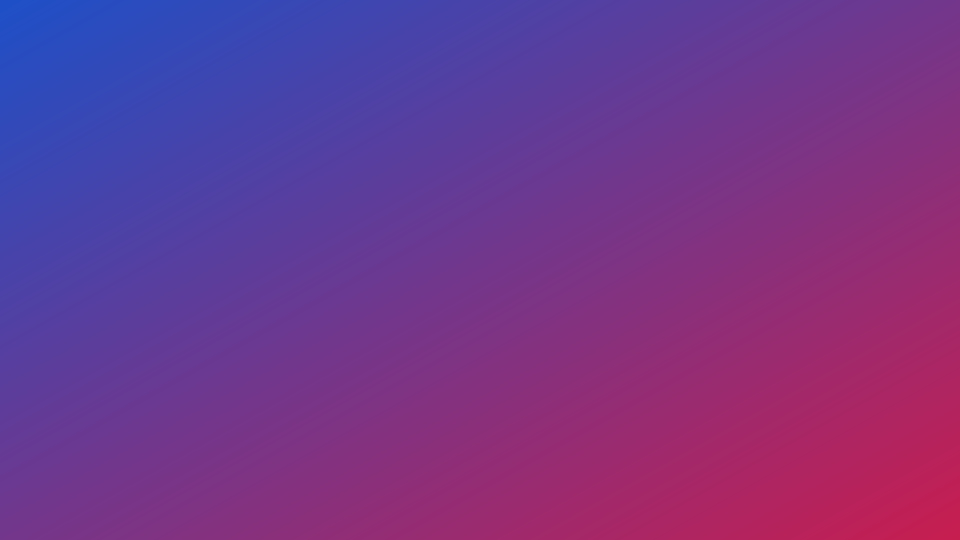
#> input picture tests/fixtures/landscape.jpg, 1920 x 1080 px (shown at 1/2 size)
$ python -i renderer.py   (imports and definitions only)
#> lines starting #> are read from the running program, lines starting #| are printed output that depends on the picture
import logging
from pathlib import Path
from PIL import Image, ImageDraw, ImageFont, ImageFilter, ImageOps
import requests

logger = logging.getLogger(__name__)

# Display geometry
WIDTH = 1200
HEIGHT = 1600
STRIP_HEIGHT = 150

# The 6 physical ink colors of the Waveshare 13.3" Spectra 6 display.
# These are the ACTUAL colors the panel can render — used for palette
# quantization so dithering maps to real ink, not ideal sRGB primaries.
# Slot order matches drivers/epd13in3E.py getbuffer() palette exactly:
#   0=black, 1=white, 2=yellow, 3=red, 4=unused(black), 5=blue, 6=green
_PALETTE_COLORS = [
    (0, 0, 0),        # 0 black
    (255, 255, 255),  # 1 white
    (255, 255, 0),    # 2 yellow
    (255, 0, 0),      # 3 red
    (0, 0, 0),        # 4 unused (maps to black)
    (0, 0, 255),      # 5 blue
    (0, 255, 0),      # 6 green
]


def _make_palette_image():
    pal = Image.new('P', (1, 1))
    flat = []
    for r, g, b in _PALETTE_COLORS:
        flat += [r, g, b]
    flat += [0, 0, 0] * (256 - len(_PALETTE_COLORS))
    pal.putpalette(flat)
    return pal

_PALETTE_IMAGE = _make_palette_image()


# [6 lines left out: function _auto_text_color, not called in this run]


# Cache of rounded (lat, lon) → "City, Country" to avoid repeated Nominatim calls
_geo_cache: dict[str, str] = {}


def _extract_gps(img: Image.Image) -> tuple[float, float] | None:
    """Extract GPS coordinates from PIL image EXIF. Returns (lat, lon) or None."""
    try:
        exif = img.getexif()
        if not exif:
            return None
        gps_ifd = exif.get_ifd(0x8825)  # GPSInfo tag
        if not gps_ifd:
            return None

        # [4 lines left out: function _to_decimal, not called in this run]

        lat = _to_decimal(gps_ifd.get(2, (0, 0, 0)), gps_ifd.get(1, 'N'))
        lon = _to_decimal(gps_ifd.get(4, (0, 0, 0)), gps_ifd.get(3, 'E'))
        if lat == 0.0 and lon == 0.0:
            return None
        return lat, lon
    except Exception:
        return None


# [23 lines left out: function _reverse_geocode, not called in this run]


def _load_font(size: int, bold: bool = False) -> ImageFont.ImageFont:
    """Try common monospace fonts, fall back to Pillow default."""
    candidates = (
        [
            '/usr/share/fonts/truetype/dejavu/DejaVuSansMono-Bold.ttf',
            'DejaVuSansMono-Bold.ttf',
            '/usr/share/fonts/truetype/liberation/LiberationMono-Bold.ttf',
            'LiberationMono-Bold.ttf',
            '/usr/share/fonts/truetype/ubuntu/UbuntuMono-B.ttf',
            'UbuntuMono-B.ttf',
        ] if bold else [
            '/usr/share/fonts/truetype/dejavu/DejaVuSansMono.ttf',
            '/usr/share/fonts/truetype/dejavu/DejaVuSansMono-Bold.ttf',
            'DejaVuSansMono.ttf',
            'DejaVuSansMono-Bold.ttf',
            'cour.ttf',
            'LiberationMono-Regular.ttf',
            'UbuntuMono-R.ttf',
            'FreeMono.ttf',
        ]
    )
    for name in candidates:
        try:
            return ImageFont.truetype(name, size)
        except (IOError, OSError):
            pass
    logger.warning('No TrueType font found, using Pillow default')
    return ImageFont.load_default()


class Renderer:
    WIDTH = WIDTH
    HEIGHT = HEIGHT

    def __init__(self):
        self._last_location: str | None = None

    # ------------------------------------------------------------------ #
    # Public API                                                           #
    # ------------------------------------------------------------------ #

    def render(self, path, strip_data=None, strip_fg=(255, 255, 255), auto_color=False) -> Image.Image:
        """Full pipeline: load → fit → compose → return RGB Image."""
        image = self.load(path)
        sd = dict(strip_data) if strip_data else {}
        if self._last_location:
            sd['location'] = self._last_location
        return self.compose(image, sd, strip_fg=strip_fg, auto_color=auto_color)

    def load(self, path) -> Image.Image:
        """Open image, apply EXIF rotation, extract GPS location, return RGB."""
#> called with path = '../tests/fixtures/landscape.jpg'
        img = Image.open(path)
#> img is the input picture: PIL image 1920x1080 RGB; mean R, G, B 114.5, 54.5, 139.5
        img = ImageOps.exif_transpose(img)  # respect camera orientation
        gps = _extract_gps(img)
        self._last_location = _reverse_geocode(*gps) if gps else None
        return img.convert('RGB')

    def fit_image(self, image: Image.Image) -> Image.Image:
        """Cover-fit to WIDTH x HEIGHT (1200x1600), center crop."""
        target_w, target_h = WIDTH, HEIGHT
        src_w, src_h = image.size
#> src_w = 1920; src_h = 1080

        scale = max(target_w / src_w, target_h / src_h)
#> scale = 1.48
        new_w = round(src_w * scale)
#> new_w = 2844
        new_h = round(src_h * scale)
#> new_h = 1600

        resized = image.resize((new_w, new_h), Image.LANCZOS)

        left = (new_w - target_w) // 2
#> left = 822
        top = (new_h - target_h) // 2
#> top = 0
        return resized.crop((left, top, left + target_w, top + target_h))
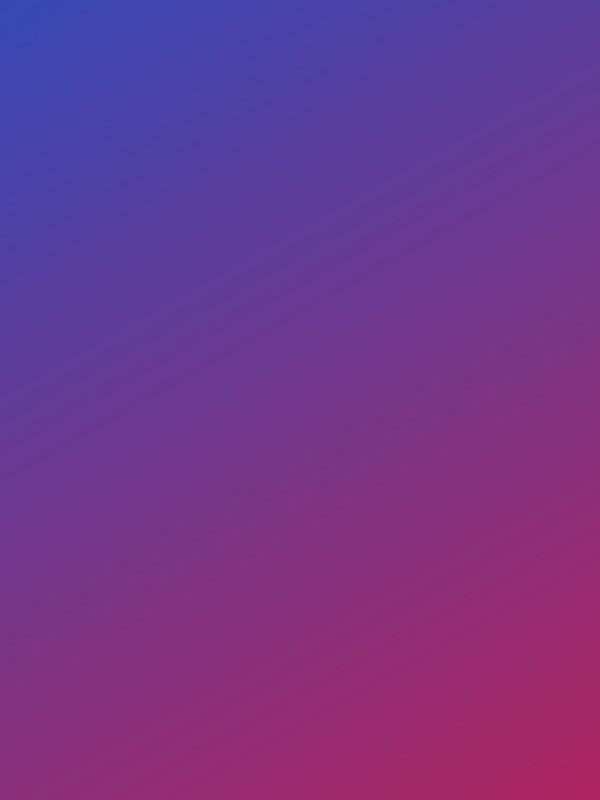
#> returned value: PIL image 1200x1600 RGB (shown at 1/2 size); mean R, G, B 114.5, 54.4, 139.5

    def enhance_for_epaper(self, image: Image.Image) -> Image.Image:
        """
        Boost saturation and contrast before quantization.
        E-paper dithering tends to wash out colors — pre-enhancing
        compensates so the final result looks vivid on the panel.
        """
        from PIL import ImageEnhance
        image = ImageEnhance.Contrast(image).enhance(1.5)
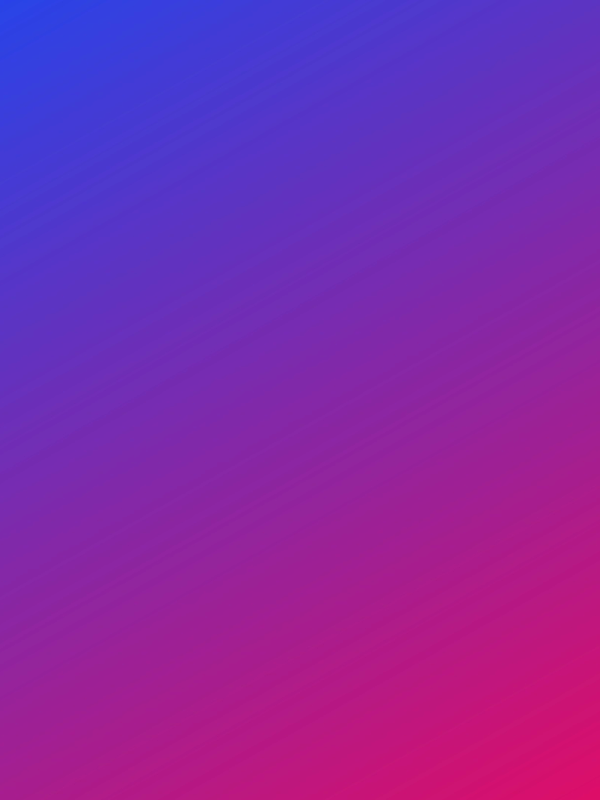
#> image: PIL image 1200x1600 RGB (shown at 1/2 size); mean R, G, B 130.5, 40.4, 168
        image = ImageEnhance.Color(image).enhance(2.0)
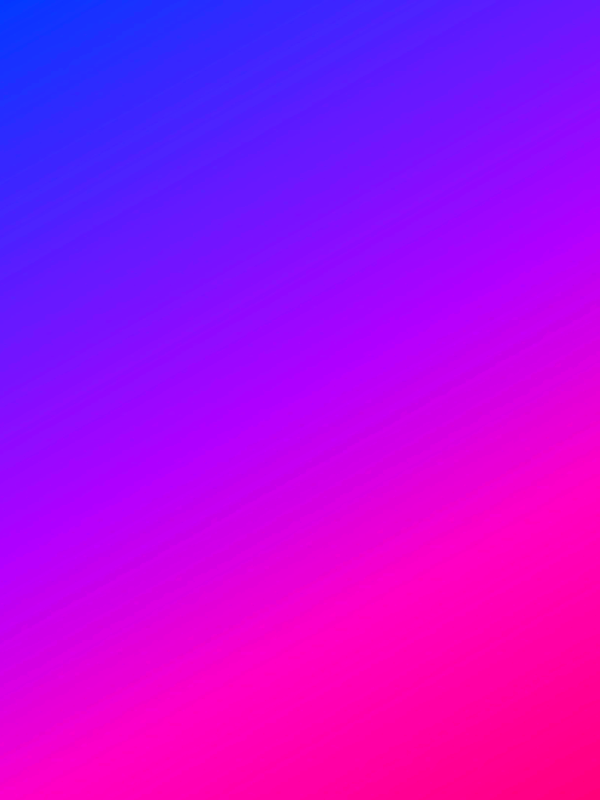
#> image: PIL image 1200x1600 RGB (shown at 1/2 size); mean R, G, B 172.4, 10.2, 229.9
        image = ImageEnhance.Sharpness(image).enhance(1.5)
        return image

    # [8 lines left out: function quantize_6color, not called in this run]

    def render_strip(self, strip_data: dict | None,
                     text_color=(255, 255, 255)) -> Image.Image:
        """
        Render a transparent 1200x150 info strip (text only, no background).

        strip_data keys (all optional):
          weather: {temp, condition, city}
          transit: [{time, delay}, ...]
          pi: {ip, cpu_temp, updated}
        text_color: text RGB tuple (default white for overlay on photos)
        """
#> called with text_color = (255, 255, 255)
        strip = Image.new('RGBA', (WIDTH, STRIP_HEIGHT), (0, 0, 0, 0))
#> strip: PIL image 1200x150 RGBA; every value is 0
        if strip_data is None:
            return strip

        # Strip visibility config — default all enabled when absent
        cfg = strip_data.get('strip_cfg') or {}
        if not cfg.get('enabled', True):
            return strip
        show_weather  = cfg.get('weather', True)
        show_transit  = cfg.get('transit', True)
        show_ip       = cfg.get('ip', True)
        show_cpu      = cfg.get('cpu_temp', True)
        show_aqi      = cfg.get('aqi', True)
        show_location = cfg.get('location', True)

        draw = ImageDraw.Draw(strip)
        font_large = _load_font(36, bold=True)
        font_small = _load_font(28, bold=True)

        LEFT_X = 20
        RIGHT_MAX_X = WIDTH - 20
        y_positions = [10, 52, 94]

        # --- LEFT: weather (row 0) + transit (rows 1-2) ---
        weather = strip_data.get('weather') or {}
        if show_weather and weather:
            temp = weather.get('temp', '')
            city = weather.get('city', '')
            cond = weather.get('condition', '')
            parts = [p for p in [
                f"{temp}°C" if temp != '' else None,
                city or None,
                cond or None,
            ] if p]
            draw.text((LEFT_X, y_positions[0]), '  '.join(parts),
                      font=font_large, fill=text_color)

        if show_transit:
            transit = strip_data.get('transit') or []
            for i, dep in enumerate(transit[:2]):
                row = y_positions[i + 1]
                t = dep.get('time', '')
                delay = dep.get('delay', 0)
                delay_str = 'on time' if delay == 0 else f'+{delay} min'
                draw.text((LEFT_X, row), f'S8  {t}  {delay_str}',
                          font=font_small, fill=text_color)

        # --- RIGHT: Pi stats (right-aligned) ---
        pi = strip_data.get('pi') or {}
        air = strip_data.get('air') or {}
        right_lines = []
        if show_ip and pi.get('ip'):
            right_lines.append(pi['ip'])
        if show_cpu and pi.get('cpu_temp') is not None:
            right_lines.append(f"CPU {pi['cpu_temp']}°C")
        # Line 3 priority: GPS location > AQI label > updated time
        line3 = (
            (strip_data.get('location') if show_location else None)
            or (f"AQI: {air['label']}" if show_aqi and air.get('label') else None)
        )
        if line3:
            right_lines.append(line3)

        for i, line in enumerate(right_lines[:3]):
            font = font_large if i == 0 else font_small
            bbox = draw.textbbox((0, 0), line, font=font)
            text_w = bbox[2] - bbox[0]
            draw.text((RIGHT_MAX_X - text_w, y_positions[i]), line,
                      font=font, fill=text_color)

        return strip

    def compose(self, image: Image.Image, strip_data=None,
                strip_fg=(255, 255, 255), auto_color=False) -> Image.Image:
        """
        Fit + enhance photo, overlay strip text, compose into 1200x1600 RGB.
        Strip text is drawn directly on the photo — no white bar.
        Returns RGB — the EPD driver handles final palette quantization.
        """
        photo = self.fit_image(image)
        photo = self.enhance_for_epaper(photo)

        if auto_color:
            strip_fg = _auto_text_color(photo)

        canvas = photo.convert('RGBA')
        strip = self.render_strip(strip_data, text_color=strip_fg)
        canvas.alpha_composite(strip, dest=(0, HEIGHT - STRIP_HEIGHT))

        # Single quantize pass — driver's getbuffer() will do its own
        # quantize, so we return plain RGB and let it handle the ink mapping.
        return canvas.convert('RGB')

>>> result = Renderer().render('../tests/fixtures/landscape.jpg')
